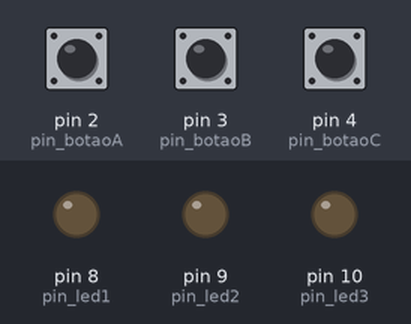
This sketch was run on a simulated Arduino Uno, built with avr-gcc and run on an emulated ATmega328P. Shown: output pins drawn as LEDs (lit = HIGH). The inputs (shaded band) are chosen by the test bench; at power-on: pin 2 (pin_botaoA) LOW, pin 3 (pin_botaoB) LOW, pin 4 (pin_botaoC) LOW.

Above: at 1.2 s.
1.3 s: pin 2 (pin_botaoA) pulled HIGH for 0.15 s
At 1.37 s:
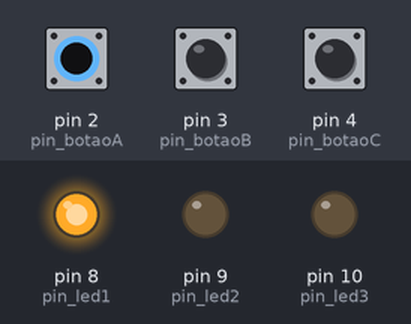
2.9 s: pin 3 (pin_botaoB) pulled HIGH for 0.15 s
At 2.97 s:
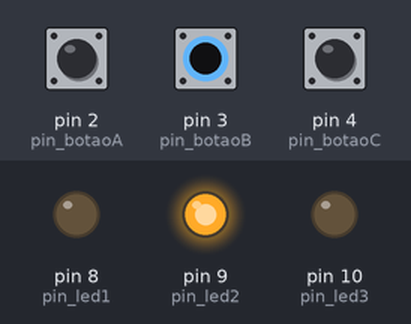
4.5 s: pin 4 (pin_botaoC) pulled HIGH for 0.15 s
At 4.57 s:
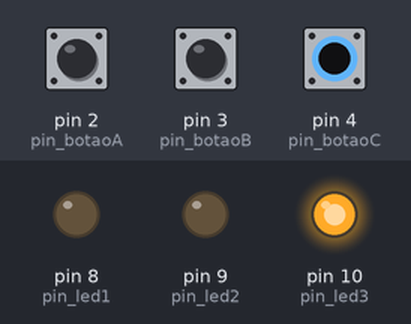
6.1 s: pin 4 (pin_botaoC) pulled HIGH for 3.2 s
At 10.3 s:
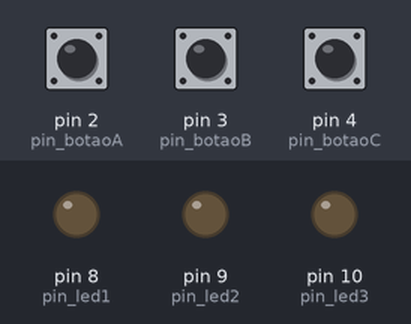
10.8 s: pin 2 (pin_botaoA) pulled HIGH for 3.2 s
At 11.5 s:
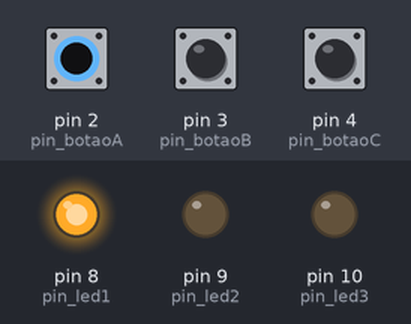
15.5 s: pin 2 (pin_botaoA) driven HIGH and pin 3 (pin_botaoB) driven HIGH
At 16.3 s:
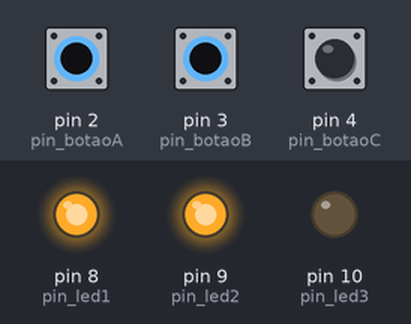
Timing chart, 0 to 18.0 s (numbered marks = the images above; inputs shaded):
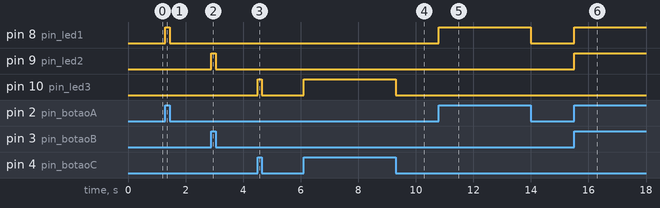

Measured:
- after the input at 1.3 s, pin 8 (pin_led1): LOW → HIGH at once, → LOW 0.15 s later
- after the input at 2.9 s, pin 9 (pin_led2): LOW → HIGH at once, → LOW 0.15 s later
- after the input at 4.5 s, pin 10 (pin_led3): LOW → HIGH at once, → LOW 0.15 s later
- after the input at 6.1 s, pin 10 (pin_led3): LOW → HIGH at once, → LOW 3.2 s later
- after the input at 10.8 s, pin 8 (pin_led1): LOW → HIGH at once, → LOW 3.2 s later
- after the input at 15.5 s, pin 8 (pin_led1), pin 9 (pin_led2): LOW → HIGH at once

The sketch:

controlar_3_LED_com_3_botoes.ino
```cpp
#define pin_led1 8    // Definindo LED 1
#define pin_led2 9    // Definindo LED 2
#define pin_led3 10   // Definindo LED 3
#define pin_botaoA 2    // Definindo botão 1
#define pin_botaoB 3    // Definindo botão 2
#define pin_botaoC 4    // Definindo botão 3

void setup() {
  pinMode(pin_led1, OUTPUT);
  pinMode(pin_led2, OUTPUT);
  pinMode(pin_led3, OUTPUT);
  pinMode(pin_botaoA, INPUT);
  pinMode(pin_botaoB, INPUT);
  pinMode(pin_botaoC, INPUT);
  Serial.begin(9600);
}

void loop() {
  bool A = digitalRead(pin_botaoA);   // Abreviando o botão 1
  bool B = digitalRead(pin_botaoB);   // Abreviando o botão 2
  bool C = digitalRead(pin_botaoC);   // Abreviando o botão 3

  // Se o botão 1 for pressionado, o LED 1 irá ligar, e quando solto, o LED 1 irá apagar
  if (A==1) {
    digitalWrite(pin_led1, 1);
  } else {
    digitalWrite(pin_led1, 0);
  }
  // Se o botão 2 for pressionado, o LED 2 irá ligar, e quando solto, o LED 2 irá apagar
  if (B==1) {
    digitalWrite(pin_led2, 1);
  } else {
    digitalWrite(pin_led2, 0);
  }
  // Se o botão 3 for pressionado, o LED 3 irá ligar, e quando solto, o LED 3 irá apagar
  if (C==1) {
    digitalWrite(pin_led3, 1);
  } else {
    digitalWrite(pin_led3, 0);
  }
}
```
